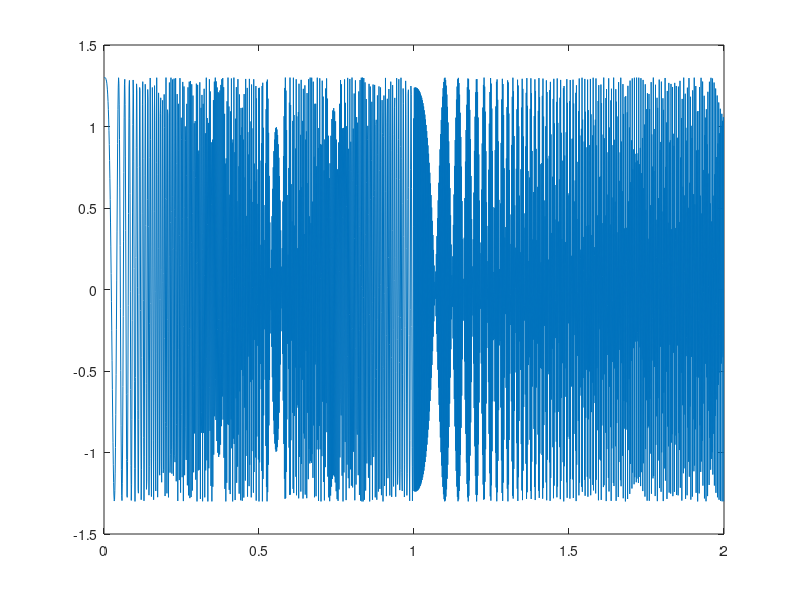

MATLAB code to generate this figure:
Fs=1000; % sample rate 
tf=2; % 2 seconds
t=0:1/Fs:tf-1/Fs;
f1=100;
f2=400; 
semi_t=0:1/Fs:(tf/2-1/Fs);
sl=2*(f2-f1/2);
f1=f1*semi_t+(sl.*semi_t/2);
f2=f1(end)+f2*semi_t-sl.*semi_t/2;
f=[f1 f2];
y=1.3*cos(2*pi*f.*t);
plot(t,y)
soundsc(y,Fs)
